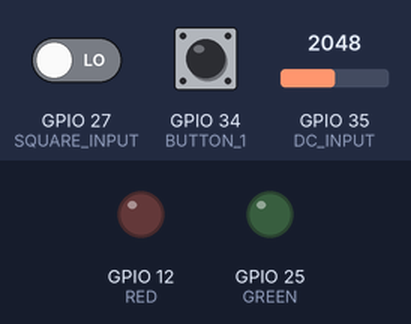
The sketch below on a simulated ESP32. Shown: output pins drawn as LEDs (lit = HIGH). The test bench sets the inputs (shaded band); at power-on: GPIO 27 (SQUARE_INPUT) LOW, GPIO 34 (BUTTON_1) LOW, GPIO 35 (DC_INPUT) = 2048.

Above: at 0.0 s.
At 0.4 s:
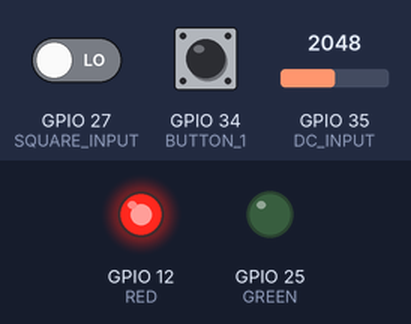
Timing chart, 0 to 1.9 s (numbered marks = the images above):
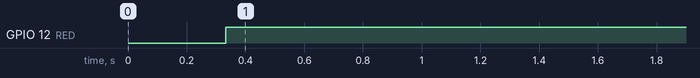

The sketch:

assignment2_Ouendo.ino
```cpp
#include <Ticker.h>
#define RED 12
#define GREEN 25
#define BUTTON_1 34
#define SQUARE_INPUT 27 //SQUARE WAVE
#define DC_INPUT 35  //POTENTIOMETER

//
Ticker Tasks;   //INIT TICKER FOR CYCLIC EXECUTION
//     -----------------------TASKS PERIODS-----------------------
int task1_period = 17;
int task2_period = 200;
int task3_period = 1000;
int task4_period = 42;
int task5_period = 42;
int task6_period = 100;
int task7_period = 333;
int task8_period = 333;
int task9_period = 5000;
//     -----------------------RESULTS TO DISP-----------------------

int freqResult = 0;
int analogValue = 0;
int errorCode;
int buttonState;
int avgAnalog = 0;
int analogs[4] = {0,0,0,0};
//     -----------------------COUNTERS---------------------
int count = 0;
int timing = 0;
//     -----------------------SETUP---------------------
void setup() {
  // put your setup code here, to run once:
  pinMode(GREEN, OUTPUT);
  pinMode(RED, OUTPUT);
  pinMode(BUTTON_1, INPUT);
  pinMode(SQUARE_INPUT,INPUT);
  pinMode(DC_INPUT,INPUT);
  Serial.begin(115200);
  Tasks.attach_ms(1, Watchdog); //STICK EXECUTION TASK EVERY 1 MS TO THE TICKER
}

void loop() {}

void Watchdog(){

  timing++;  // INCREASE EVERY MS
  //----------------------CONDITIONS CHECKING THE TIMING OF THE TASKS----------
  if(timing % task1_period == 0){
    //Serial.println("Task1");
    task1();

  }

  if(timing % task2_period == 0){
    //Serial.println("Task2");
    buttonState = task2();
  }


  if(timing % task3_period == 0){
    //Serial.println("Task3");
    freqResult = task3();
  }


  if(timing % task4_period == 0){
    //Serial.println("Task4");
    analogValue = task4();
  }


  if(timing % task5_period == 0){
    //Serial.println("Task5");
    avgAnalog = task5();
  }


  if(timing % task6_period == 0){
    //Serial.println("Task6");
    task6();
  }


  if(timing % task7_period == 0){
    //Serial.println("Task7");
    errorCode = task7();
  }


  if(timing % task8_period == 0){
    //Serial.println("Task8");
    task8();
  }


  if(timing % task9_period == 0){
    //Serial.println("Task9");
    task9();
  }


}

void task1() {


  digitalWrite(GREEN, HIGH);
  delayMicroseconds(50); // Block pulse up
  digitalWrite(GREEN, LOW); // Block pulse down


}

int task2(){
   return digitalRead(BUTTON_1);  //RETURN STATE OF THE BUTTON
}


int task3(){
  int highInput = pulseIn(SQUARE_INPUT,HIGH);  //HIGH PULSE PERDIOD uS
  int lowInput = pulseIn(SQUARE_INPUT,LOW);     //LOW PULSE PERIOD uS
  int totalInput = highInput + lowInput; //WHOLE SIGNAL PERIOD
  int frequency=1000000/totalInput;  // CALCUL FREQUENCY IN HZ (1/PERIOD(uS)) * 1000000
  return frequency;

  }
int task4(){
   return analogRead(DC_INPUT);   //READ ANALOG VALUE OF INPUT
}

int task5(){
  int sum = 0;
  if(count == 0 || count % 4 == 0) //UPDATE VALUES IN THE ARRAY
    analogs[0] = analogValue;
  else if(count == 1 || count % 4 == 1) //UPDATE VALUES IN THE ARRAY
    analogs[1] = analogValue;
  else if(count == 2 || count % 4 == 2) //UPDATE VALUES IN THE ARRAY
    analogs[2] = analogValue;
  else
    analogs[3] = analogValue;
  count++;  // COUNT THE NUMBER OF VALUE ANALOG RETURNED TO GET THE 4 LAST VALUES WITH MODULO 4 CONDITION

  for(int i=0;i<4;i++){
    sum += analogs[i]; //SUM THE VALUES OF THE ARRAY
  }
  if(count<4)
    return sum/count;    //CALCULATE AVG IF NUMBER OF VALUE IN THE ARRAY IS UNDER 4
  else
    return sum/4;       //CALCULATE AVG IN THE ARRAY


}


void task6(){
  for(int i=0;i<1000;i++)
    __asm__ __volatile__ ("nop");

}
int task7(){
  int error=0;
  if(avgAnalog > 4095/2)
    error = 1;
  return error;


}
void task8(){
   digitalWrite(RED, errorCode); //IF ERROR LED SWITCH ON
}

void task9(){
  Serial.println("bs:"+String(buttonState)+ //PRINT RESULTS
                  ",F:"+ String(freqResult)+
                  ",analog:"+String(analogValue)+
                  ",avg:"+String(avgAnalog)+
                  ",error:"+String(errorCode));

  }
```

Measured:
- by itself, GPIO 12 (RED): LOW → HIGH at 0.33 s
